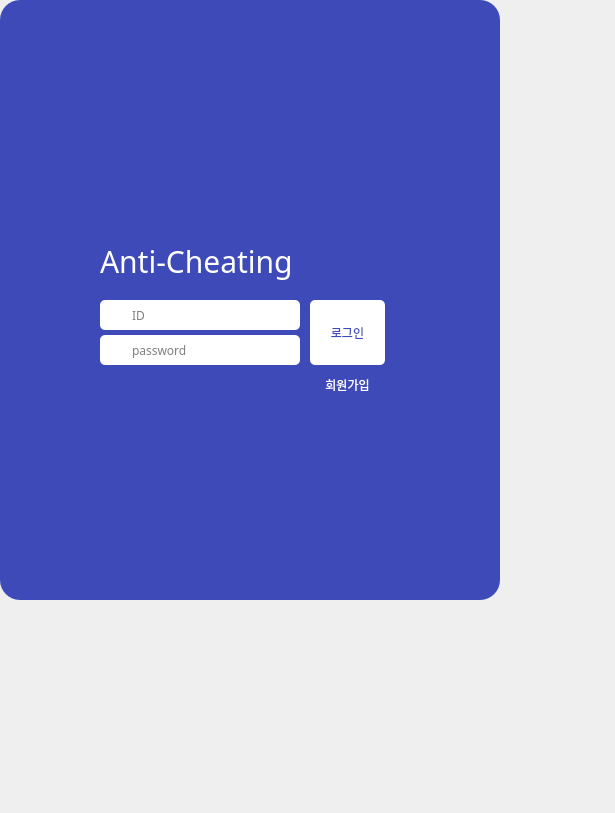
<?xml version="1.0" encoding="UTF-8"?>
<ui version="4.0">
 <class>Form</class>
 <widget class="QWidget" name="Form">
  <property name="geometry">
   <rect>
    <x>0</x>
    <y>0</y>
    <width>615</width>
    <height>813</height>
   </rect>
  </property>
  <property name="font">
   <font>
    <family>맑은 고딕</family>
   </font>
  </property>
  <property name="windowTitle">
   <string>Form</string>
  </property>
  <property name="styleSheet">
   <string notr="true">font-family:&quot;맑은 고딕&quot;;
</string>
  </property>
  <widget class="QLabel" name="label">
   <property name="geometry">
    <rect>
     <x>0</x>
     <y>0</y>
     <width>500</width>
     <height>600</height>
    </rect>
   </property>
   <property name="styleSheet">
    <string notr="true">background-color: rgb(62,74, 184);
border-radius:20px;</string>
   </property>
   <property name="text">
    <string/>
   </property>
  </widget>
  <widget class="QLineEdit" name="idEdit">
   <property name="geometry">
    <rect>
     <x>120</x>
     <y>300</y>
     <width>170</width>
     <height>30</height>
    </rect>
   </property>
   <property name="styleSheet">
    <string notr="true">border-style: none;
background-color : white;
padding-left : 10px;
</string>
   </property>
   <property name="placeholderText">
    <string>ID</string>
   </property>
  </widget>
  <widget class="QLineEdit" name="pwEdit">
   <property name="geometry">
    <rect>
     <x>120</x>
     <y>335</y>
     <width>170</width>
     <height>30</height>
    </rect>
   </property>
   <property name="styleSheet">
    <string notr="true">border-radius : 3px;
background-color : white;
padding-left : 10px</string>
   </property>
   <property name="placeholderText">
    <string>password</string>
   </property>
  </widget>
  <widget class="QPushButton" name="btn_login">
   <property name="geometry">
    <rect>
     <x>310</x>
     <y>300</y>
     <width>75</width>
     <height>65</height>
    </rect>
   </property>
   <property name="styleSheet">
    <string notr="true">border-radius : 5px;
background-color : white;
color: rgb(62,74, 184);</string>
   </property>
   <property name="text">
    <string>로그인</string>
   </property>
  </widget>
  <widget class="QLabel" name="label_2">
   <property name="geometry">
    <rect>
     <x>105</x>
     <y>305</y>
     <width>20</width>
     <height>20</height>
    </rect>
   </property>
   <property name="styleSheet">
    <string notr="true">image: url(:/icon/user-alt-solid.png);
</string>
   </property>
   <property name="text">
    <string>&lt;html&gt;&lt;head/&gt;&lt;body&gt;&lt;p&gt;&lt;br/&gt;&lt;/p&gt;&lt;/body&gt;&lt;/html&gt;</string>
   </property>
  </widget>
  <widget class="QPushButton" name="btn_signup">
   <property name="geometry">
    <rect>
     <x>310</x>
     <y>370</y>
     <width>75</width>
     <height>30</height>
    </rect>
   </property>
   <property name="styleSheet">
    <string notr="true">border-style : none;
color : white;</string>
   </property>
   <property name="text">
    <string>회원가입</string>
   </property>
  </widget>
  <widget class="QLabel" name="label_3">
   <property name="geometry">
    <rect>
     <x>105</x>
     <y>340</y>
     <width>20</width>
     <height>20</height>
    </rect>
   </property>
   <property name="styleSheet">
    <string notr="true">image: url(:/icon/lock-solid.png);</string>
   </property>
   <property name="text">
    <string/>
   </property>
  </widget>
  <widget class="QLabel" name="label_4">
   <property name="geometry">
    <rect>
     <x>100</x>
     <y>300</y>
     <width>200</width>
     <height>30</height>
    </rect>
   </property>
   <property name="styleSheet">
    <string notr="true">background-color : white;
border-radius : 5px;</string>
   </property>
   <property name="text">
    <string/>
   </property>
  </widget>
  <widget class="QLabel" name="label_5">
   <property name="geometry">
    <rect>
     <x>100</x>
     <y>335</y>
     <width>200</width>
     <height>30</height>
    </rect>
   </property>
   <property name="styleSheet">
    <string notr="true">background-color : white;
border-radius : 5px;</string>
   </property>
   <property name="text">
    <string/>
   </property>
  </widget>
  <widget class="QLabel" name="label_6">
   <property name="geometry">
    <rect>
     <x>100</x>
     <y>240</y>
     <width>281</width>
     <height>41</height>
    </rect>
   </property>
   <property name="styleSheet">
    <string notr="true">font-size : 30px;
color : white;</string>
   </property>
   <property name="text">
    <string>Anti-Cheating</string>
   </property>
  </widget>
  <zorder>label</zorder>
  <zorder>btn_login</zorder>
  <zorder>btn_signup</zorder>
  <zorder>label_4</zorder>
  <zorder>idEdit</zorder>
  <zorder>label_2</zorder>
  <zorder>label_5</zorder>
  <zorder>pwEdit</zorder>
  <zorder>label_3</zorder>
  <zorder>label_6</zorder>
 </widget>
 <resources>
  <include location="../../PycharmProjects/pythonProject/resource/icon.qrc"/>
 </resources>
 <connections/>
</ui>
